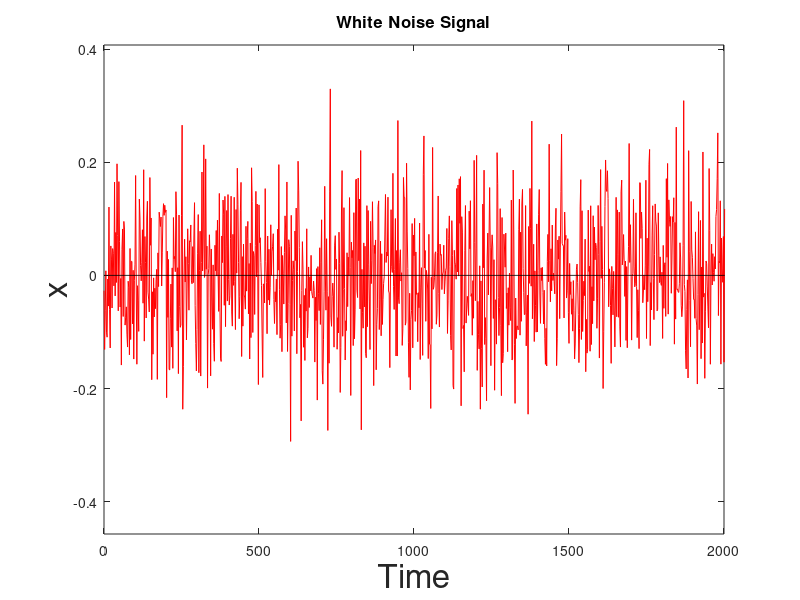
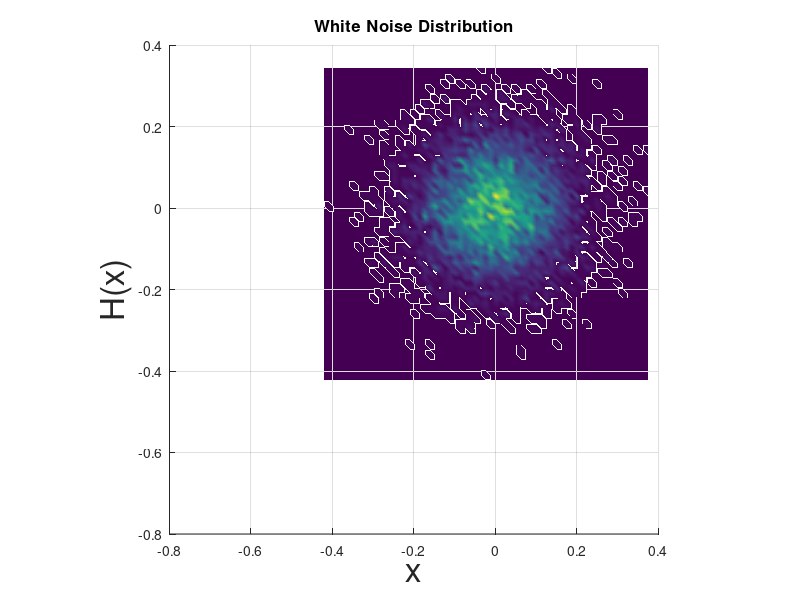
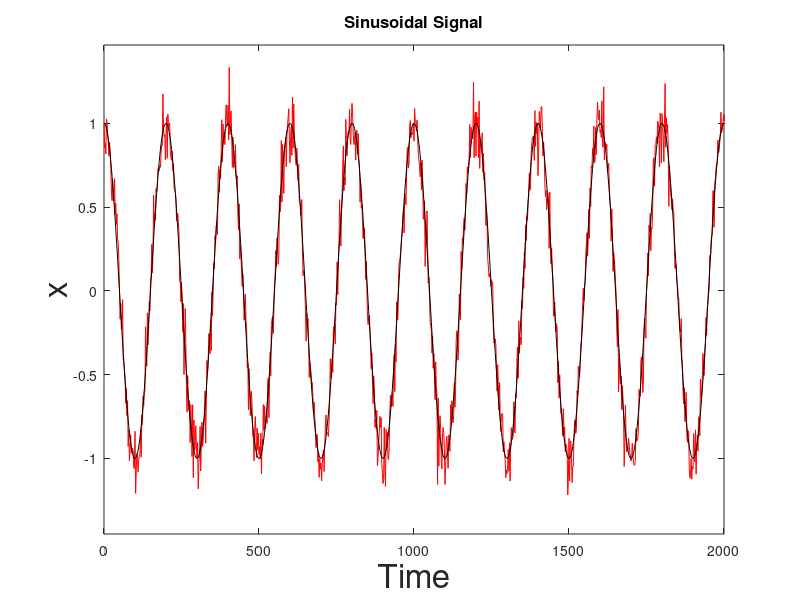
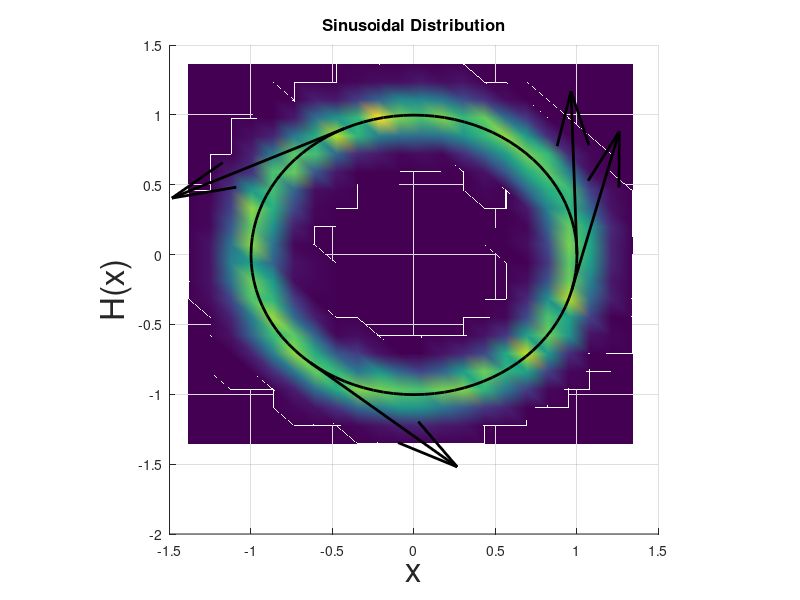

The MATLAB script that drew these images, in order: (Note: this script raises an error after producing the figures.)
function [Sig Time]=HilbertAnalysis()
clear all
%close all

TestT = 200;
w = 2*pi/TestT;
%100 periods
t_range = 100*TestT;
%100 sample points per period
sample_no_per_period = 100;
Time = 0:TestT/sample_no_per_period:t_range;

allplots = 1;
if allplots == 1
plotnum = 8;

for nplot = 1:plotnum
    
if nplot == 1
%Noise
DetSig = zeros(1,numel(Time));
elseif nplot == 2
%Sinusoidal function
DetSig = cos(w.*Time);
elseif nplot == 3
%Symmetric square wave
duty = 50; %Percentange of period signal is positive
DetSig = square(w.*Time,duty);
elseif nplot == 4
%Spiky square wave
duty = 30; %Percentange of period signal is positive
%duty = 70;
DetSig = square(w.*Time,duty);
elseif nplot == 5
%Symmetric sawtooth wave
DetSig = sawtooth(w.*Time,0.5);
elseif nplot == 6
%Asymmetric sawtooth wave
DetSig = sawtooth(w.*Time,0);
%DetSig = sawtooth(w.*Time,1);
elseif nplot == 7
%Asymmetric sawtooth plus square wave signal
DetSig = (sawtooth(w.*Time,0) + square(w.*Time))/2;
%DetSig = (sawtooth(w.*Time,1) - square(w.*Time))/2;
elseif nplot == 8
%Big jump relaxation oscillator shaped signal
SigP = sawtooth(w.*Time,1) - square(w.*Time);
SigP = SigP.*(SigP>=0);
SigN = sawtooth(w.*Time + pi,0) + square(w.*Time + pi);
SigN = SigN.*(SigN<=0);
%SigP = sawtooth(w.*Time,0) + square(w.*Time);
%SigP = SigP.*(SigP>=0);
%SigN = sawtooth(w.*Time + pi,1) - square(w.*Time + pi);
%SigN = SigN.*(SigN<=0);
DetSig = (SigP + SigN)/2;
elseif nplot == 9
%FHN relaxation oscillator shaped signal
SigP = sawtooth(w.*Time,0);
SigP = SigP.*(SigP>=0);
SigN = sawtooth(w.*Time + pi,1);
SigN = SigN.*(SigN<=0);
DetSig = (SigP + SigN)/2;
elseif nplot == 10
%HB relaxation oscillator shaped signal
SigP = sawtooth(w.*Time,1);
SigP = SigP.*(SigP>=0);
SigN = sawtooth(w.*Time + pi,0);
SigN = SigN.*(SigN<=0);
DetSig = (SigP + SigN)/2;
end

Sig = DetSig + 0.1.*randn(length(Time),1)';
figure;
plot(Time,Sig,'r')
hold on
plot(Time,DetSig,'k');
h = gca;
axis([0 10*TestT 1.1*min(Sig) 1.1*max(Sig)])

xlabel('Time','FontSize',24); ylabel('x','FontSize',24);

DetSig = hilbert(DetSig);
Sig = hilbert(Sig);

minR = min(real(Sig));
maxR = max(real(Sig));
minI = min(imag(Sig));
maxI = max(imag(Sig));

%Bin width using the Freedman/Diaconis rule
BinSizeR = 2*iqr(real(Sig))/length(Sig)^(1/3);
NRbins = floor((maxR - minR)/BinSizeR) + 2;
BinSizeI = 2*iqr(imag(Sig))/length(Sig)^(1/3);
NIbins = floor((maxI - minI)/BinSizeI) + 2;

AHist = zeros(NRbins,NIbins);
Rpos = (minR-BinSizeR/2):BinSizeR:(maxR+BinSizeR/2);
Ipos = (minI-BinSizeI/2):BinSizeI:(maxI+BinSizeI/2);

for R = 1:NRbins
    for I = 1:NIbins
    AHist(R,I) = sum(real(Sig)<(Rpos(R)+BinSizeR/2) & real(Sig)>=(Rpos(R)-BinSizeR/2) & imag(Sig)<(Ipos(I)+BinSizeI/2) & imag(Sig)>=(Ipos(I)-BinSizeI/2));
    end
end
figure
surf(Rpos,Ipos,AHist');
view([0 90])
hs = gca;
%colormap(flipud(jet))
shading interp
hold on

period_pts = (numel(Time)-2*sample_no_per_period):(numel(Time)-sample_no_per_period);
%plot 2d curve in plane at height equal to max of Hilbert distribution
plot3(real(DetSig(period_pts)),imag(DetSig(period_pts)),max(max(AHist)).*ones(1,numel(period_pts)),'k','LineWidth',2);
axis square
hold on

%Create one period's worth of data for the vector plot
DetSigR = real(DetSig(period_pts));
DetSigI = imag(DetSig(period_pts));
DetSigRg = gradient(DetSigR);
DetSigIg = gradient(DetSigI);
%Remove the points with very large gradients
VecPlot_pts = find(abs(DetSigRg) < 5*std(DetSigRg) & abs(DetSigIg) < 5*std(DetSigIg));
%Reduce the density of vectors
for r = 1:5
VecPlot_pts = VecPlot_pts(find(mod(find(VecPlot_pts<numel(DetSigRg)),2)));
end
vec_scale = 1;
%plot 2d vector plot in plane at height equal to max of Hilbert distribution
quiver3(DetSigR(VecPlot_pts),DetSigI(VecPlot_pts),max(max(AHist)).*ones(1,numel(VecPlot_pts)),DetSigRg(VecPlot_pts),DetSigIg(VecPlot_pts),zeros(1,numel(VecPlot_pts)),vec_scale,'k','LineWidth',2);
xlabel('x','FontSize',24); ylabel('H(x)','FontSize',24);

if nplot == 1
title(h,'White Noise Signal','FontSize',12); 
title(hs,'White Noise Distribution','FontSize',12);
elseif nplot == 2
title(h,'Sinusoidal Signal','FontSize',12); 
title(hs,'Sinusoidal Distribution','FontSize',12);
elseif nplot == 3
title(h,'Square Wave Signal','FontSize',12); 
title(hs,'Square Wave Distribution','FontSize',12);
elseif nplot == 4
title(h,'Spiky Square Wave Signal','FontSize',12); 
title(hs,'Spiky Square Wave Distribution','FontSize',12);
elseif nplot == 5
title(h,'Symmetric Sawtooth Signal','FontSize',12); 
title(hs,'Symmetric Sawtooth Distribution','FontSize',12);
elseif nplot == 6
title(h,'Asymmetric Sawtooth Signal','FontSize',12); 
title(hs,'Asymmetric Sawtooth Distribution','FontSize',12);
elseif nplot == 7
title(h,'Asymmetric Sawtooth Plus Square Wave Signal','FontSize',12); 
title(hs,'Asymmetric Sawtooth Plus Square Wave Distribution','FontSize',12);
elseif nplot == 8
title(h,'Big Jump Relaxation Oscillator Shaped Signal','FontSize',12); 
title(hs,'Big Jump Relaxation Oscillator Shaped Distribution','FontSize',12);
elseif nplot == 9
title(h,'FHN Relaxation Oscillator Shaped Signal','FontSize',12); 
title(hs,'FHN Relaxation Oscillator Shaped Distribution','FontSize',12);
elseif nplot == 10
title(h,'HB Relaxation Oscillator Shaped Signal','FontSize',12); 
title(hs,'HB Relaxation Oscillator Shaped Distribution','FontSize',12);
end

clear Sig DetSig
end
end

%%%%%%%Simulations%%%%%%%%%

TimeS = 0:TestT/sample_no_per_period:2*t_range;
Time = TimeS(find(TimeS == t_range):find(TimeS == 2*t_range));

plotnum = 5;
for nplot = 1:5
    
noise_type = 2;
if noise_type == 1
%Add noise to deterministic trajectory
    
options = odeset('MStateDependence','none','MaxStep', 1);

if nplot == 1
    sol = ode45(@HBmodel,TimeS,[1 1],options);
elseif nplot == 2
    sol = ode45(@HBmodel2,TimeS,[1 1],options);
elseif nplot == 3
    sol = ode45(@HBmodel3,TimeS,[1 1],options);
elseif nplot == 4
    sol = ode45(@FHN,TimeS,[1 1],options);
elseif nplot == 5
    sol = ode45(@VdP,TimeS,[1 1],options);
end

[Y,YP] = deval(sol,TimeS);

%Find the Hilbert transform of the steady state signal
DetSig = Y(1,find(TimeS == t_range):find(TimeS == 2*t_range));

%Noise amplitude is 0.1 times the oscillation amplitude
%Normally distributed noise mean = 0, std = 0.1*max(DetSig).
Sig = DetSig + 0.1.*randn(length(Time),1)';

elseif noise_type == 2
%Stochastic Ito integration

if nplot == 1
    [Xdet Xem] = HBmodelEM(TimeS);
elseif nplot == 2
    [Xdet Xem] = HBmodel2EM(TimeS);
elseif nplot == 3
    [Xdet Xem] = HBmodel3EM(TimeS);
elseif nplot == 4
    [Xdet Xem] = FHNEM(TimeS);
elseif nplot == 5
    [Xdet Xem] = VdPEM(TimeS);
end

%Find the Hilbert transform of the steady state signal
DetSig = Xdet(1,find(TimeS == t_range):find(TimeS == 2*t_range));
Sig = Xem(1,find(TimeS == t_range):find(TimeS == 2*t_range));

maxDetSig = max(DetSig);
DetSig = DetSig/maxDetSig(1,1);
Sig = Sig/maxDetSig(1,1);
end

figure;
plot(Time,Sig,'r')
hold on
plot(Time,DetSig,'k');
h = gca;
axis([Time(end)-10*TestT Time(end) 1.1*min(Sig) 1.1*max(Sig)])

xlabel('Time','FontSize',24); ylabel('x','FontSize',24);

DetSig = hilbert(DetSig);
Sig = hilbert(Sig);

minR = min(real(Sig));
maxR = max(real(Sig));
minI = min(imag(Sig));
maxI = max(imag(Sig));

%Bin width using the Freedman/Diaconis rule
BinSizeR = 2*iqr(real(Sig))/length(Sig)^(1/3);
NRbins = floor((maxR - minR)/BinSizeR) + 2;
BinSizeI = 2*iqr(imag(Sig))/length(Sig)^(1/3);
NIbins = floor((maxI - minI)/BinSizeI) + 2;

AHist = zeros(NRbins,NIbins);
Rpos = (minR-BinSizeR/2):BinSizeR:(maxR+BinSizeR/2);
Ipos = (minI-BinSizeI/2):BinSizeI:(maxI+BinSizeI/2);

for R = 1:NRbins
    for I = 1:NIbins
    AHist(R,I) = sum(real(Sig)<(Rpos(R)+BinSizeR/2) & real(Sig)>=(Rpos(R)-BinSizeR/2) & imag(Sig)<(Ipos(I)+BinSizeI/2) & imag(Sig)>=(Ipos(I)-BinSizeI/2));
    end
end
figure
surf(Rpos,Ipos,AHist');
view([0 90])
hs = gca;
%colormap(flipud(jet))
shading interp
hold on

period_pts = (numel(Time)-2*sample_no_per_period):(numel(Time)-sample_no_per_period);
%plot 2d curve in plane at height equal to max of Hilbert distribution
plot3(real(DetSig(period_pts)),imag(DetSig(period_pts)),max(max(AHist)).*ones(1,numel(period_pts)),'k','LineWidth',2);
axis square
hold on

%Create one period's worth of data for the vector plot
DetSigR = real(DetSig(period_pts));
DetSigI = imag(DetSig(period_pts));
DetSigRg = gradient(DetSigR);
DetSigIg = gradient(DetSigI);
%Remove the points with very large gradients
VecPlot_pts = find(abs(DetSigRg) < 5*std(DetSigRg) & abs(DetSigIg) < 5*std(DetSigIg));
%Reduce the density of vectors
for r = 1:5
VecPlot_pts = VecPlot_pts(find(mod(find(VecPlot_pts<numel(DetSigRg)),2)));
end
vec_scale = 1;
%plot 2d vector plot in plane at height equal to max of Hilbert distribution
quiver3(DetSigR(VecPlot_pts),DetSigI(VecPlot_pts),max(max(AHist)).*ones(1,numel(VecPlot_pts)),DetSigRg(VecPlot_pts),DetSigIg(VecPlot_pts),zeros(1,numel(VecPlot_pts)),vec_scale,'k','LineWidth',2);
xlabel('x','FontSize',24); ylabel('H(x)','FontSize',24);

if nplot == 1
title(h,'HB Model Signal','FontSize',12); 
title(hs,'HB Model Distribution','FontSize',12);
elseif nplot == 2
title(h,'HB Model Different Parameters Signal','FontSize',12); 
title(hs,'HB Model Different Parameters Distribution','FontSize',12);
elseif nplot == 3
title(h,'Alternate HB Model Signal','FontSize',12); 
title(hs,'Alternate HB Model Distribution','FontSize',12);
elseif nplot == 4
title(h,'FHN Signal','FontSize',12); 
title(hs,'FHN Distribution','FontSize',12);
elseif nplot == 5
title(h,'VdP Signal','FontSize',12); 
title(hs,'VdP Distribution','FontSize',12);
end

clear Sig DetSig

end
end

%Negative Stiffness
function dx = HBmodel(t,x)
%Parameter set one

%Increasing a increases the fraction of a period during which
%adaptation occurs
a = 5;
%b > 1 has unbounded solutions
b = 1;
tau = 25;
Fc = 0;
gamma = 1;
k = 1.5;

dx = zeros(2,1); 
dx(1) = (-k*x(1) + a*(x(1)-x(2)) - (x(1)-x(2))^3 + Fc)/gamma;
dx(2) = (b*x(1) - x(2))/tau;
 
end

function dx = HBmodel2(t,x)
%Parameter set two

%Increasing a increases the fraction of a period during which
%adaptation occurs
a = 3.5;
%b > 1 has unbounded solutions
b = 0.5;
tau = 60;
Fc = 0;
gamma = 0.5;
k = 2.5;

dx = zeros(2,1); 
dx(1) = (-k*x(1) + a*(x(1)-x(2)) - (x(1)-x(2))^3 + Fc)/gamma;
dx(2) = (b*x(1) - x(2))/tau;
 
end

function dx = HBmodel3(t,x)
%Alternate HB model

%Increasing a increases the fraction of a period during which
%adaptation occurs
a = 2;
b = -2;
tau = 30;
Fc = 0;
gamma = 1;
k = 1;

dx = zeros(2,1); 
dx(1) = (-k*x(1) + a*x(1) - (x(1)-x(2))^3 + Fc)/gamma;
dx(2) = (b*x(1) - x(2))/tau;
 
end

%Negative Stiffness
function dx = FHN(t,x)

a = 4;
b = 0.1;
tau = 20;
Fc = 0;
gamma = 1;
k = 3.5;

dx = zeros(2,1); 
dx(1) = (-k*x(1) + a*(x(1)-x(2)) - x(1)^3 + Fc)/gamma;
dx(2) = (b*x(1) - x(2))/tau;
 
end

%Negative Damping
function dx = VdP(t,x)

%Period is greater than 2*pi/sqrt(k/m)
m = 2;
%Increasing gamma increases nonlinearity
gamma = -5;
k = 0.1;
Fc = 0;

dx = zeros(2,1); 
dx(1) = x(2);
dx(2) = (-gamma*(1-x(1)^2)*x(2) - k*x(1) + Fc)/m;
 
end
